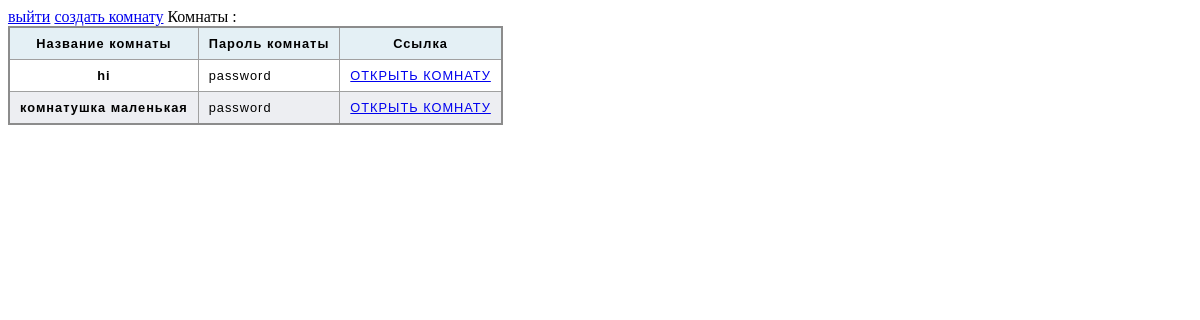
The app's page / (signed in) with its own data.
### maingame/models.py (models this page shows, shortened)
class Rooms(models.Model) :
    name = models.CharField(max_length=30)
    password = models.CharField(max_length=40)
    users = models.ManyToManyField(User)
    guessed_words_by_user = models.IntegerField(default=0, null=True)
    user_playing = models.ForeignKey(User, on_delete=models.CASCADE, related_name="user_playing", unique=False, null=True)
    started = models.BooleanField(default=False)
    admin_user = models.ForeignKey(User, on_delete=models.CASCADE, related_name="user_admin", unique=False, null=True)
    room_started_time = models.DateTimeField(null=True)
    play_sequence = models.CharField(null=True, max_length=200)
    minutes_for_player = models.CharField(default="1:00", max_length=5)

### maingame/views.py (the view)
# urls.py: path("", index, name="index"),
@login_required(login_url='/login/')
def index(request) :
    Rooms.objects.filter()
    upd_user = get_object_or_404(UpdatedUserModel, user=request.user.id)
    upd_user.room = None
    upd_user.save()
    print(request.user)
    return render(request, "index.html", context={"rooms":Rooms.objects.filter(started=False)})

### maingame/templates/index.html
{% extends "base.html" %}
{% block content %}
    {% if not request.user.is_authenticated %}
        <a href="register/">регистрация</a> <br>
        <a href="login/">войти</a> <br>
    {% else %}
        <a href="logout/">выйти</a>
        <a href="rooms/create/">создать комнату</a>
    {% endif %}
    Комнаты :
        {% include "snippets/table.html" with rooms=rooms %}
</body>
</html>
{% endblock %}

### maingame/templates/snippets/table.html
<table>
    <thead>
      <tr>
        <th scope="col">Название комнаты</th>
        <th scope="col">Пароль комнаты</th>
        <th scope="col">Ссылка</th>
      </tr>
    </thead>
    <tbody>
        {% for room in rooms %}
        <tr>
            <th scope="row">{{room.name}}</th>
            <td>{{room.password}}</td>
            <td><a href="/rooms/{{room.id}}/">ОТКРЫТЬ КОМНАТУ</a></td>
        </tr>
        {% endfor %}
    </tbody>
</table>

### static/table.css (style rules this page uses)
table { border-collapse: collapse; border: 2px solid rgb(140 140 140); font-family: sans-serif; font-size: 0.8rem; letter-spacing: 1px; }
thead, tfoot { background-color: rgb(228 240 245); }
th, td { border: 1px solid rgb(160 160 160); padding: 8px 10px; }
td:last-of-type { text-align: center; }
tbody > tr:nth-of-type(even) { background-color: rgb(237 238 242); }

### records on screen
Rooms: name "hi", password "password"
Rooms: name "комнатушка маленькая", password "password"
